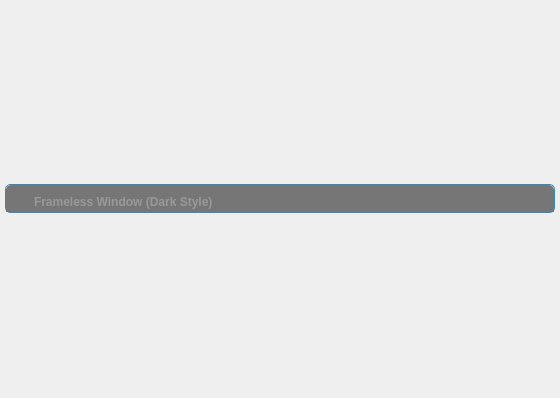
<?xml version="1.0" encoding="UTF-8"?>
<ui version="4.0">
 <class>FramelessWindow</class>
 <widget class="QWidget" name="FramelessWindow">
  <property name="geometry">
   <rect>
    <x>0</x>
    <y>0</y>
    <width>560</width>
    <height>398</height>
   </rect>
  </property>
  <property name="sizePolicy">
   <sizepolicy hsizetype="MinimumExpanding" vsizetype="MinimumExpanding">
    <horstretch>0</horstretch>
    <verstretch>0</verstretch>
   </sizepolicy>
  </property>
  <property name="windowTitle">
   <string/>
  </property>
  <property name="autoFillBackground">
   <bool>false</bool>
  </property>
  <layout class="QVBoxLayout" name="verticalLayout_2">
   <property name="spacing">
    <number>0</number>
   </property>
   <property name="leftMargin">
    <number>5</number>
   </property>
   <property name="topMargin">
    <number>5</number>
   </property>
   <property name="rightMargin">
    <number>5</number>
   </property>
   <property name="bottomMargin">
    <number>5</number>
   </property>
   <item>
    <widget class="QWidget" name="windowFrame" native="true">
     <property name="sizePolicy">
      <sizepolicy hsizetype="Preferred" vsizetype="Fixed">
       <horstretch>0</horstretch>
       <verstretch>0</verstretch>
      </sizepolicy>
     </property>
     <property name="autoFillBackground">
      <bool>false</bool>
     </property>
     <property name="styleSheet">
      <string notr="true">#windowFrame{border:1px solid palette(highlight); border-radius:5px 5px 5px 5px; background-color:palette(Window);}</string>
     </property>
     <layout class="QVBoxLayout" name="verticalLayout">
      <property name="spacing">
       <number>0</number>
      </property>
      <property name="leftMargin">
       <number>1</number>
      </property>
      <property name="topMargin">
       <number>1</number>
      </property>
      <property name="rightMargin">
       <number>1</number>
      </property>
      <property name="bottomMargin">
       <number>1</number>
      </property>
      <item>
       <widget class="WindowDragger" name="windowTitlebar" native="true">
        <property name="sizePolicy">
         <sizepolicy hsizetype="Preferred" vsizetype="Fixed">
          <horstretch>0</horstretch>
          <verstretch>0</verstretch>
         </sizepolicy>
        </property>
        <property name="minimumSize">
         <size>
          <width>0</width>
          <height>0</height>
         </size>
        </property>
        <property name="autoFillBackground">
         <bool>false</bool>
        </property>
        <property name="styleSheet">
         <string notr="true">#windowTitlebar{border: 0px none palette(base); border-top-left-radius:5px; border-top-right-radius:5px; background-color:palette(shadow); height:20px;}</string>
        </property>
        <layout class="QHBoxLayout" name="horizontalLayout" stretch="0,0,0,0,0">
         <property name="spacing">
          <number>0</number>
         </property>
         <property name="leftMargin">
          <number>0</number>
         </property>
         <property name="topMargin">
          <number>0</number>
         </property>
         <property name="rightMargin">
          <number>0</number>
         </property>
         <property name="bottomMargin">
          <number>0</number>
         </property>
         <item>
          <widget class="QLabel" name="spacer">
           <property name="sizePolicy">
            <sizepolicy hsizetype="Preferred" vsizetype="Fixed">
             <horstretch>0</horstretch>
             <verstretch>0</verstretch>
            </sizepolicy>
           </property>
           <property name="minimumSize">
            <size>
             <width>4</width>
             <height>0</height>
            </size>
           </property>
           <property name="maximumSize">
            <size>
             <width>4</width>
             <height>16777215</height>
            </size>
           </property>
          </widget>
         </item>
         <item>
          <widget class="QLabel" name="icon">
           <property name="sizePolicy">
            <sizepolicy hsizetype="Preferred" vsizetype="Fixed">
             <horstretch>0</horstretch>
             <verstretch>0</verstretch>
            </sizepolicy>
           </property>
           <property name="minimumSize">
            <size>
             <width>16</width>
             <height>16</height>
            </size>
           </property>
           <property name="maximumSize">
            <size>
             <width>16</width>
             <height>16</height>
            </size>
           </property>
           <property name="contextMenuPolicy">
            <enum>Qt::NoContextMenu</enum>
           </property>
           <property name="styleSheet">
            <string notr="true">#icon {background-color:palette(shadow);}</string>
           </property>
          </widget>
         </item>
         <item>
          <widget class="QLabel" name="titleText">
           <property name="sizePolicy">
            <sizepolicy hsizetype="Preferred" vsizetype="Preferred">
             <horstretch>0</horstretch>
             <verstretch>0</verstretch>
            </sizepolicy>
           </property>
           <property name="font">
            <font>
             <weight>75</weight>
             <bold>true</bold>
            </font>
           </property>
           <property name="styleSheet">
            <string notr="true">  padding-left:5px;
  color:rgb(153,153,153);</string>
           </property>
           <property name="text">
            <string>Frameless Window (Dark Style)</string>
           </property>
           <property name="alignment">
            <set>Qt::AlignBottom|Qt::AlignLeading|Qt::AlignLeft</set>
           </property>
          </widget>
         </item>
         <item>
          <widget class="QToolButton" name="minimizeButton">
           <property name="sizePolicy">
            <sizepolicy hsizetype="Fixed" vsizetype="Fixed">
             <horstretch>0</horstretch>
             <verstretch>0</verstretch>
            </sizepolicy>
           </property>
           <property name="font">
            <font>
             <weight>75</weight>
             <bold>true</bold>
            </font>
           </property>
           <property name="styleSheet">
            <string notr="true">#minimizeButton{
  background-color:none;
  border:none;
  width:16px;
  height:16px;
  padding:4px;
  image:url(:/images/icon_window_minimize.png);
}
#minimizeButton:hover{
  background-color:palette(highlight);
}
#minimizeButton:pressed{
  background-color:palette(alternate-base);
}</string>
           </property>
           <property name="text">
            <string/>
           </property>
          </widget>
         </item>
         <item>
          <widget class="QToolButton" name="closeButton">
           <property name="sizePolicy">
            <sizepolicy hsizetype="Fixed" vsizetype="Fixed">
             <horstretch>0</horstretch>
             <verstretch>0</verstretch>
            </sizepolicy>
           </property>
           <property name="font">
            <font>
             <weight>75</weight>
             <bold>true</bold>
            </font>
           </property>
           <property name="styleSheet">
            <string notr="true">#closeButton{
  background-color:none;
  border:none;
  width:16px;
  height:16px;
  padding:4px;
  image:url(:/images/icon_window_close.png);
  border-top-right-radius: 5px;
}
#closeButton:hover{
  background-color: rgb(232, 17, 35);
}
#closeButton:pressed{
  background-color: rgb(241, 112, 122);
}</string>
           </property>
          </widget>
         </item>
        </layout>
       </widget>
      </item>
      <item>
       <widget class="QWidget" name="windowContent" native="true">
        <property name="sizePolicy">
         <sizepolicy hsizetype="Preferred" vsizetype="Fixed">
          <horstretch>0</horstretch>
          <verstretch>0</verstretch>
         </sizepolicy>
        </property>
        <property name="autoFillBackground">
         <bool>false</bool>
        </property>
        <property name="styleSheet">
         <string notr="true">#windowContent{
  border: 0px none palette(base);
  border-radius:0px 0px 5px 5px;
}</string>
        </property>
        <layout class="QVBoxLayout" name="verticalLayout_3">
         <property name="spacing">
          <number>0</number>
         </property>
         <property name="leftMargin">
          <number>0</number>
         </property>
         <property name="topMargin">
          <number>0</number>
         </property>
         <property name="rightMargin">
          <number>0</number>
         </property>
         <property name="bottomMargin">
          <number>0</number>
         </property>
        </layout>
       </widget>
      </item>
     </layout>
    </widget>
   </item>
  </layout>
 </widget>
 <layoutdefault spacing="6" margin="11"/>
 <customwidgets>
  <customwidget>
   <class>WindowDragger</class>
   <extends>QWidget</extends>
   <header>windowdragger.h</header>
   <container>1</container>
  </customwidget>
 </customwidgets>
 <resources>
  <include location="../framelesswindow.qrc"/>
 </resources>
 <connections/>
</ui>
